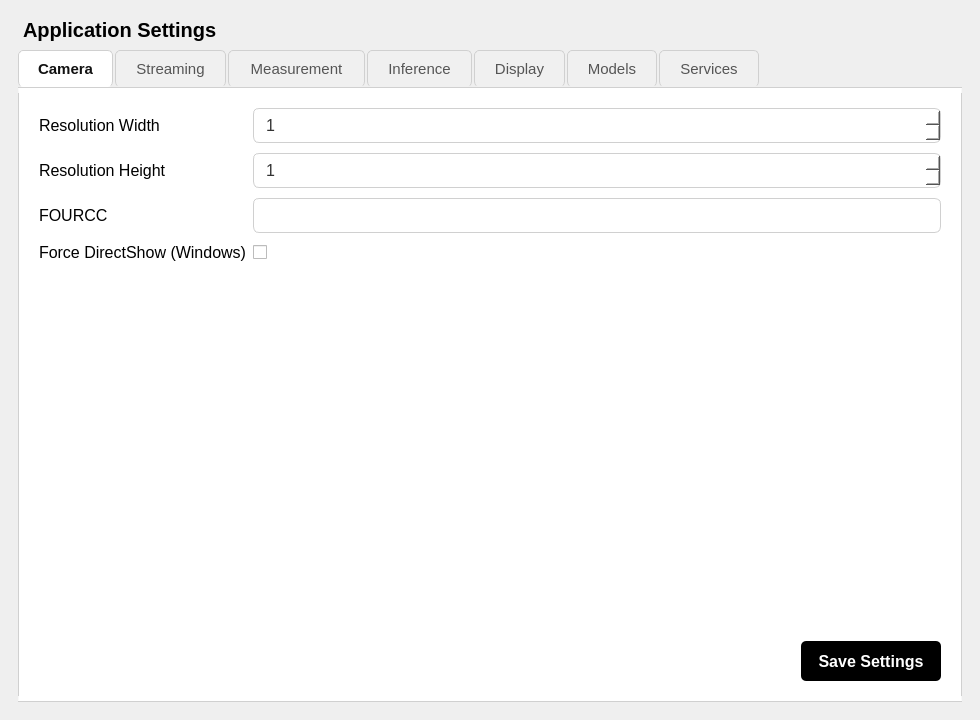
<?xml version="1.0" encoding="UTF-8"?>
<ui version="4.0">
 <class>layoutWidget</class>
 <widget class="QWidget" name="layoutWidget">
  <property name="geometry">
   <rect><x>0</x><y>0</y><width>980</width><height>720</height></rect>
  </property>
  <property name="styleSheet">
   <string notr="true">
QWidget {
    font-family: "Inter";
    font-size: 12pt;
}
QTabWidget::pane {
    border: 1px solid #d0d0d0;
    border-radius: 0 6px 6px 6px;
    background: #ffffff;
}
QTabBar::tab {
    background: #f0f0f0;
    border: 1px solid #d0d0d0;
    border-bottom: none;
    padding: 8px 18px;
    margin-right: 2px;
    border-radius: 5px 5px 0 0;
    font-size: 11pt;
    color: #555555;
}
QTabBar::tab:selected {
    background: #ffffff;
    color: #111111;
    font-weight: bold;
    border-bottom: 1px solid #ffffff;
}
QTabBar::tab:hover:!selected {
    background: #e0e0e0;
}
QPushButton {
    background-color: black;
    color: white;
    border-radius: 5px;
    font-weight: bold;
}
QPushButton:disabled {
    background-color: #dcdcdc;
    color: #7a7a7a;
    border: 1px solid #c0c0c0;
}
QPushButton[designClass="lightButton"] {
    background-color: white;
    color: black;
    border-radius: 5px;
    border: 1px solid black;
    font-weight: bold;
}
QLineEdit {
    background-color: #ffffff;
    border: 1px solid #d0d0d0;
    border-radius: 6px;
    padding: 6px 10px;
    font-size: 12pt;
    color: #333333;
}
QLineEdit:focus { border: 1px solid #0078d4; }
QLineEdit:hover { border: 1px solid #a0a0a0; }
QDoubleSpinBox, QSpinBox {
    background-color: #ffffff;
    border: 1px solid #d0d0d0;
    border-radius: 6px;
    padding: 6px 10px;
    font-size: 12pt;
    color: #333333;
}
QDoubleSpinBox:focus, QSpinBox:focus { border: 1px solid #0078d4; }
   </string>
  </property>
  <layout class="QVBoxLayout" name="verticalLayout_root">
   <property name="spacing"><number>0</number></property>
   <property name="leftMargin"><number>18</number></property>
   <property name="topMargin"><number>18</number></property>
   <property name="rightMargin"><number>18</number></property>
   <property name="bottomMargin"><number>18</number></property>
   <item>
    <widget class="QLabel" name="titleLabel">
     <property name="styleSheet"><string notr="true">QLabel { font-size: 20px; font-weight: bold; margin-bottom: 8px; }</string></property>
     <property name="text"><string>Application Settings</string></property>
    </widget>
   </item>
   <item>
    <widget class="QTabWidget" name="settingsTabWidget">
     <property name="currentIndex"><number>0</number></property>

     <!-- TAB 1: Camera -->
     <widget class="QWidget" name="cameraTab">
      <attribute name="title"><string>Camera</string></attribute>
      <layout class="QVBoxLayout">
       <property name="leftMargin"><number>20</number></property>
       <property name="topMargin"><number>20</number></property>
       <property name="rightMargin"><number>20</number></property>
       <property name="bottomMargin"><number>20</number></property>
       <item>
        <layout class="QGridLayout" name="cameraGrid">
         <property name="verticalSpacing"><number>10</number></property>
         <item row="0" column="0"><widget class="QLabel" name="label_res_w"><property name="text"><string>Resolution Width</string></property></widget></item>
         <item row="0" column="1"><widget class="QSpinBox" name="cameraResWidthSpin"><property name="minimum"><number>1</number></property><property name="maximum"><number>10000</number></property></widget></item>
         <item row="1" column="0"><widget class="QLabel" name="label_res_h"><property name="text"><string>Resolution Height</string></property></widget></item>
         <item row="1" column="1"><widget class="QSpinBox" name="cameraResHeightSpin"><property name="minimum"><number>1</number></property><property name="maximum"><number>10000</number></property></widget></item>
         <item row="2" column="0"><widget class="QLabel" name="label_fourcc"><property name="text"><string>FOURCC</string></property></widget></item>
         <item row="2" column="1"><widget class="QLineEdit" name="fourccLineEdit"/></item>
         <item row="3" column="0"><widget class="QLabel" name="label_force_dshow"><property name="text"><string>Force DirectShow (Windows)</string></property></widget></item>
         <item row="3" column="1"><widget class="QCheckBox" name="forceDirectShowCheck"/></item>
        </layout>
       </item>
       <item><spacer><property name="orientation"><enum>Qt::Vertical</enum></property><property name="sizeHint" stdset="0"><size><width>20</width><height>40</height></size></property></spacer></item>
       <item>
        <layout class="QHBoxLayout">
         <item><spacer><property name="orientation"><enum>Qt::Horizontal</enum></property><property name="sizeHint" stdset="0"><size><width>40</width><height>20</height></size></property></spacer></item>
         <item><widget class="QPushButton" name="saveSettingsButton"><property name="minimumSize"><size><width>140</width><height>40</height></size></property><property name="text"><string>Save Settings</string></property></widget></item>
        </layout>
       </item>
      </layout>
     </widget>

     <!-- TAB 2: Streaming -->
     <widget class="QWidget" name="streamingTab">
      <attribute name="title"><string>Streaming</string></attribute>
      <layout class="QVBoxLayout">
       <property name="leftMargin"><number>20</number></property>
       <property name="topMargin"><number>20</number></property>
       <property name="rightMargin"><number>20</number></property>
       <property name="bottomMargin"><number>20</number></property>
       <item>
        <layout class="QGridLayout" name="streamingGrid">
         <property name="verticalSpacing"><number>10</number></property>
         <item row="0" column="0"><widget class="QLabel" name="label_frame_interval"><property name="text"><string>Frame Interval (ms)</string></property></widget></item>
         <item row="0" column="1"><widget class="QSpinBox" name="frameIntervalSpin"><property name="minimum"><number>1</number></property><property name="maximum"><number>10000</number></property></widget></item>
         <item row="1" column="0"><widget class="QLabel" name="label_inference_interval"><property name="text"><string>Inference Interval (ms)</string></property></widget></item>
         <item row="1" column="1"><widget class="QSpinBox" name="inferenceIntervalSpin"><property name="minimum"><number>50</number></property><property name="maximum"><number>60000</number></property></widget></item>
        </layout>
       </item>
       <item><spacer><property name="orientation"><enum>Qt::Vertical</enum></property><property name="sizeHint" stdset="0"><size><width>20</width><height>40</height></size></property></spacer></item>
       <item>
        <layout class="QHBoxLayout">
         <item><spacer><property name="orientation"><enum>Qt::Horizontal</enum></property><property name="sizeHint" stdset="0"><size><width>40</width><height>20</height></size></property></spacer></item>
         <item><widget class="QPushButton" name="saveSettingsButton_2"><property name="minimumSize"><size><width>140</width><height>40</height></size></property><property name="text"><string>Save Settings</string></property></widget></item>
        </layout>
       </item>
      </layout>
     </widget>

     <!-- TAB 3: Measurement -->
     <widget class="QWidget" name="measurementTab">
      <attribute name="title"><string>Measurement</string></attribute>
      <layout class="QVBoxLayout">
       <property name="leftMargin"><number>20</number></property>
       <property name="topMargin"><number>20</number></property>
       <property name="rightMargin"><number>20</number></property>
       <property name="bottomMargin"><number>20</number></property>
       <item>
        <layout class="QGridLayout" name="measurementGrid">
         <property name="verticalSpacing"><number>10</number></property>
         <item row="0" column="0"><widget class="QLabel" name="label_sensor_w"><property name="text"><string>Sensor Width (mm)</string></property></widget></item>
         <item row="0" column="1"><widget class="QDoubleSpinBox" name="sensorWidthSpin"><property name="decimals"><number>4</number></property><property name="minimum"><double>0.0001</double></property><property name="maximum"><double>1000.0</double></property></widget></item>
         <item row="1" column="0"><widget class="QLabel" name="label_sensor_h"><property name="text"><string>Sensor Height (mm)</string></property></widget></item>
         <item row="1" column="1"><widget class="QDoubleSpinBox" name="sensorHeightSpin"><property name="decimals"><number>4</number></property><property name="minimum"><double>0.0001</double></property><property name="maximum"><double>1000.0</double></property></widget></item>
         <item row="2" column="0"><widget class="QLabel" name="label_default_mag"><property name="text"><string>Default Magnification</string></property></widget></item>
         <item row="2" column="1"><widget class="QDoubleSpinBox" name="defaultMagnificationSpin"><property name="decimals"><number>3</number></property><property name="minimum"><double>0.01</double></property><property name="maximum"><double>100.0</double></property></widget></item>
        </layout>
       </item>
       <item><spacer><property name="orientation"><enum>Qt::Vertical</enum></property><property name="sizeHint" stdset="0"><size><width>20</width><height>40</height></size></property></spacer></item>
       <item>
        <layout class="QHBoxLayout">
         <item><spacer><property name="orientation"><enum>Qt::Horizontal</enum></property><property name="sizeHint" stdset="0"><size><width>40</width><height>20</height></size></property></spacer></item>
         <item><widget class="QPushButton" name="saveSettingsButton_3"><property name="minimumSize"><size><width>140</width><height>40</height></size></property><property name="text"><string>Save Settings</string></property></widget></item>
        </layout>
       </item>
      </layout>
     </widget>

     <!-- TAB 4: Inference -->
     <widget class="QWidget" name="inferenceTab">
      <attribute name="title"><string>Inference</string></attribute>
      <layout class="QVBoxLayout">
       <property name="leftMargin"><number>20</number></property>
       <property name="topMargin"><number>20</number></property>
       <property name="rightMargin"><number>20</number></property>
       <property name="bottomMargin"><number>20</number></property>
       <item>
        <layout class="QGridLayout" name="inferenceGrid">
         <property name="verticalSpacing"><number>10</number></property>
         <item row="0" column="0"><widget class="QLabel" name="label_def_conf"><property name="text"><string>Default Confidence</string></property></widget></item>
         <item row="0" column="1"><widget class="QDoubleSpinBox" name="defaultConfidenceSpin"><property name="decimals"><number>2</number></property><property name="minimum"><double>0.0</double></property><property name="maximum"><double>1.0</double></property><property name="singleStep"><double>0.01</double></property></widget></item>
         <item row="1" column="0"><widget class="QLabel" name="label_def_iou"><property name="text"><string>Default IoU</string></property></widget></item>
         <item row="1" column="1"><widget class="QDoubleSpinBox" name="defaultIouSpin"><property name="decimals"><number>2</number></property><property name="minimum"><double>0.0</double></property><property name="maximum"><double>1.0</double></property><property name="singleStep"><double>0.01</double></property></widget></item>
        </layout>
       </item>
       <item><spacer><property name="orientation"><enum>Qt::Vertical</enum></property><property name="sizeHint" stdset="0"><size><width>20</width><height>40</height></size></property></spacer></item>
       <item>
        <layout class="QHBoxLayout">
         <item><spacer><property name="orientation"><enum>Qt::Horizontal</enum></property><property name="sizeHint" stdset="0"><size><width>40</width><height>20</height></size></property></spacer></item>
         <item><widget class="QPushButton" name="saveSettingsButton_4"><property name="minimumSize"><size><width>140</width><height>40</height></size></property><property name="text"><string>Save Settings</string></property></widget></item>
        </layout>
       </item>
      </layout>
     </widget>

     <!-- TAB 5: Display -->
     <widget class="QWidget" name="displayTab">
      <attribute name="title"><string>Display</string></attribute>
      <layout class="QVBoxLayout">
       <property name="leftMargin"><number>20</number></property>
       <property name="topMargin"><number>20</number></property>
       <property name="rightMargin"><number>20</number></property>
       <property name="bottomMargin"><number>20</number></property>
       <item>
        <layout class="QGridLayout" name="bcGrid">
         <property name="verticalSpacing"><number>10</number></property>
         <item row="0" column="0"><widget class="QLabel" name="label_b_default"><property name="text"><string>Brightness Default</string></property></widget></item>
         <item row="0" column="1"><widget class="QSpinBox" name="brightnessDefaultSpin"><property name="minimum"><number>0</number></property><property name="maximum"><number>100</number></property></widget></item>
         <item row="1" column="0"><widget class="QLabel" name="label_c_default"><property name="text"><string>Contrast Default</string></property></widget></item>
         <item row="1" column="1"><widget class="QSpinBox" name="contrastDefaultSpin"><property name="minimum"><number>0</number></property><property name="maximum"><number>100</number></property></widget></item>
        </layout>
       </item>
       <item><spacer><property name="orientation"><enum>Qt::Vertical</enum></property><property name="sizeHint" stdset="0"><size><width>20</width><height>40</height></size></property></spacer></item>
       <item>
        <layout class="QHBoxLayout">
         <item><spacer><property name="orientation"><enum>Qt::Horizontal</enum></property><property name="sizeHint" stdset="0"><size><width>40</width><height>20</height></size></property></spacer></item>
         <item><widget class="QPushButton" name="saveSettingsButton_5"><property name="minimumSize"><size><width>140</width><height>40</height></size></property><property name="text"><string>Save Settings</string></property></widget></item>
        </layout>
       </item>
      </layout>
     </widget>

     <!-- TAB 6: Models -->
     <widget class="QWidget" name="modelsTab">
      <attribute name="title"><string>Models</string></attribute>
      <layout class="QVBoxLayout">
       <property name="leftMargin"><number>20</number></property>
       <property name="topMargin"><number>20</number></property>
       <property name="rightMargin"><number>20</number></property>
       <property name="bottomMargin"><number>20</number></property>
       <item>
        <layout class="QGridLayout" name="modelsGrid">
         <property name="verticalSpacing"><number>10</number></property>
         <item row="0" column="0"><widget class="QLabel" name="label_local_dir"><property name="text"><string>Local Models Dir</string></property></widget></item>
         <item row="0" column="1"><widget class="QLineEdit" name="localModelsDirLine"/></item>
         <item row="1" column="0"><widget class="QLabel" name="label_prefer_local"><property name="text"><string>Prefer Local Models</string></property></widget></item>
         <item row="1" column="1"><widget class="QCheckBox" name="preferLocalCheck"/></item>
        </layout>
       </item>
       <item><spacer><property name="orientation"><enum>Qt::Vertical</enum></property><property name="sizeHint" stdset="0"><size><width>20</width><height>40</height></size></property></spacer></item>
       <item>
        <layout class="QHBoxLayout">
         <item><spacer><property name="orientation"><enum>Qt::Horizontal</enum></property><property name="sizeHint" stdset="0"><size><width>40</width><height>20</height></size></property></spacer></item>
         <item><widget class="QPushButton" name="saveSettingsButton_6"><property name="minimumSize"><size><width>140</width><height>40</height></size></property><property name="text"><string>Save Settings</string></property></widget></item>
        </layout>
       </item>
      </layout>
     </widget>

     <!-- TAB 7: Services -->
     <widget class="QWidget" name="servicesTab">
      <attribute name="title"><string>Services</string></attribute>
      <layout class="QVBoxLayout">
       <property name="leftMargin"><number>20</number></property>
       <property name="topMargin"><number>20</number></property>
       <property name="rightMargin"><number>20</number></property>
       <property name="bottomMargin"><number>20</number></property>
       <item>
        <widget class="QLabel" name="roboflowGroupLabel">
         <property name="styleSheet"><string notr="true">QLabel { font-size: 13pt; font-weight: bold; color: #111; border-bottom: 1px solid #ddd; padding-bottom: 4px; }</string></property>
         <property name="text"><string>Roboflow</string></property>
        </widget>
       </item>
       <item>
        <layout class="QGridLayout" name="roboflowGrid">
         <property name="verticalSpacing"><number>10</number></property>
         <item row="0" column="0"><widget class="QLabel" name="label_rf_key"><property name="text"><string>API Key</string></property></widget></item>
         <item row="0" column="1">
          <layout class="QHBoxLayout">
           <item><widget class="QLineEdit" name="roboflowApiKeyLine"><property name="echoMode"><enum>QLineEdit::Password</enum></property></widget></item>
           <item><widget class="QPushButton" name="roboflowApiKeyToggle"><property name="text"><string>Show</string></property><property name="minimumWidth"><number>70</number></property><property name="maximumWidth"><number>70</number></property><property name="minimumHeight"><number>32</number></property><property name="styleSheet"><string notr="true">QPushButton { background-color: black; color: white; border-radius: 5px; font-weight: bold; font-size: 11pt; } QPushButton:hover { background-color: #333333; }</string></property></widget></item>
          </layout>
         </item>
         <item row="1" column="0"><widget class="QLabel" name="label_rf_url"><property name="text"><string>API URL</string></property></widget></item>
         <item row="1" column="1"><widget class="QLineEdit" name="roboflowApiUrlLine"/></item>
         <item row="2" column="0"><widget class="QLabel" name="label_rf_workspace"><property name="text"><string>Workspace</string></property></widget></item>
         <item row="2" column="1"><widget class="QLineEdit" name="roboflowWorkspaceLine"/></item>
         <item row="3" column="0"><widget class="QLabel" name="label_rf_workflow"><property name="text"><string>Workflow</string></property></widget></item>
         <item row="3" column="1"><widget class="QLineEdit" name="roboflowWorkflowLine"/></item>
        </layout>
       </item>
       <item>
        <widget class="QLabel" name="directusGroupLabel">
         <property name="styleSheet"><string notr="true">QLabel { font-size: 13pt; font-weight: bold; color: #111; border-bottom: 1px solid #ddd; padding-bottom: 4px; margin-top: 10px; }</string></property>
         <property name="text"><string>Directus</string></property>
        </widget>
       </item>
       <item>
        <layout class="QGridLayout" name="directusGrid">
         <property name="verticalSpacing"><number>10</number></property>
         <item row="0" column="0"><widget class="QLabel" name="label_directus_url"><property name="text"><string>API URL</string></property></widget></item>
         <item row="0" column="1"><widget class="QLineEdit" name="directusApiUrlLine"/></item>
         <item row="1" column="0"><widget class="QLabel" name="label_directus"><property name="text"><string>Bearer Token</string></property></widget></item>
         <item row="1" column="1">
          <layout class="QHBoxLayout">
           <item><widget class="QLineEdit" name="directusBearerLine"><property name="echoMode"><enum>QLineEdit::Password</enum></property></widget></item>
           <item><widget class="QPushButton" name="directusBearerToggle"><property name="text"><string>Show</string></property><property name="minimumWidth"><number>70</number></property><property name="maximumWidth"><number>70</number></property><property name="minimumHeight"><number>32</number></property><property name="styleSheet"><string notr="true">QPushButton { background-color: black; color: white; border-radius: 5px; font-weight: bold; font-size: 11pt; } QPushButton:hover { background-color: #333333; }</string></property></widget></item>
          </layout>
         </item>
         <item row="2" column="0"><widget class="QLabel" name="label_directus_timeout"><property name="text"><string>Timeout (s)</string></property></widget></item>
         <item row="2" column="1"><widget class="QSpinBox" name="directusTimeoutSpin"><property name="minimum"><number>1</number></property><property name="maximum"><number>300</number></property></widget></item>
        </layout>
       </item>
       <item><spacer><property name="orientation"><enum>Qt::Vertical</enum></property><property name="sizeHint" stdset="0"><size><width>20</width><height>40</height></size></property></spacer></item>
       <item>
        <layout class="QHBoxLayout">
         <item><spacer><property name="orientation"><enum>Qt::Horizontal</enum></property><property name="sizeHint" stdset="0"><size><width>40</width><height>20</height></size></property></spacer></item>
         <item><widget class="QPushButton" name="saveSettingsButton_7"><property name="minimumSize"><size><width>140</width><height>40</height></size></property><property name="text"><string>Save Settings</string></property></widget></item>
        </layout>
       </item>
      </layout>
     </widget>

    </widget>
   </item>
  </layout>
 </widget>
 <resources/>
 <connections/>
</ui>
